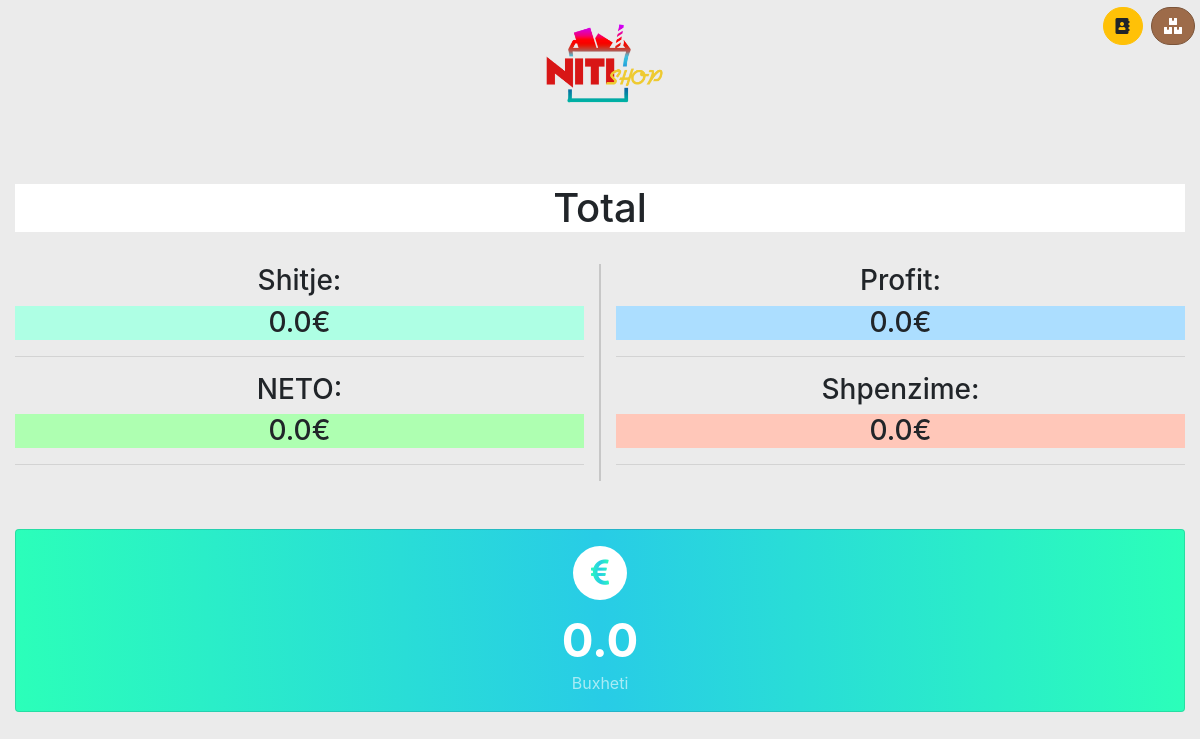
Page /budget/ on the earlier database version.
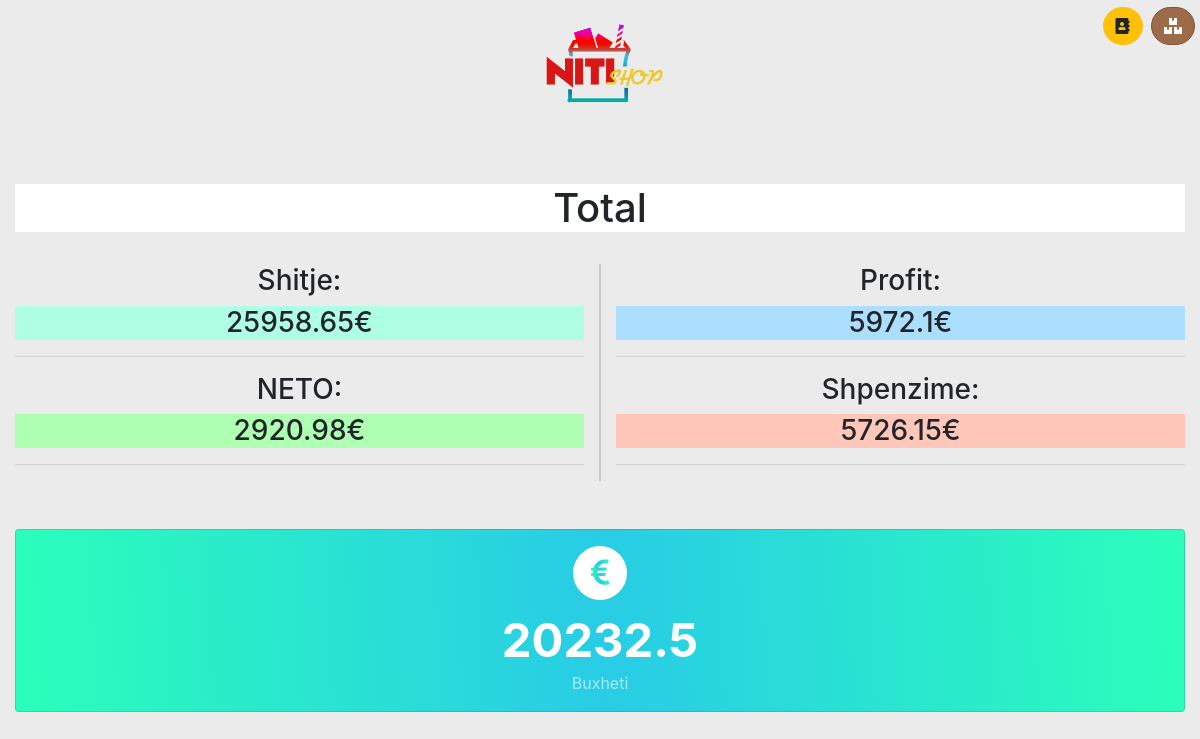
Same page on the later database version.
### nitishop/models.py (models this page shows, shortened)
class Total(models.Model):
    budget = models.FloatField(max_length=40)
    total_sale = models.FloatField(max_length=40)
    total_profit = models.FloatField(max_length=40)
    total_neto = models.FloatField(max_length=40)
    total_expense = models.FloatField(max_length=40)

### nitishop/views.py (the view)
# urls.py: path('budget/', total_page, name='total'),
def total_page(request):
    context = {}
    try:
        t = Total.objects.get(id=1)
        context = {
            'budget': t.budget,
            'sale': t.total_sale,
            'profit': t.total_profit,
            'neto': t.total_neto,
            'expense': t.total_expense,
        }
    except Total.DoesNotExist:
        t = Total()
        t.budget = 0.00
        t.total_sale = 0.00
        t.total_profit = 0.00
        t.total_neto = 0.00
        t.total_expense = 0.00
        t.save()
    return render(request, 'total.html', context)

### templates/total.html
{% extends 'base.html' %}
{% block table %}
<h1 class="text-center" style="background: #fff;">Total</h1>
    <br>
    <div class="row">
<div class="col text-center" style="border-right: 2px solid #c7c7c7">
<h3>Shitje:</h3>
    <h3 style="background: #aeffe4;">{{ sale }}&euro;</h3>
    <hr>
</div>
<div class="col text-center">
    <h3>Profit:</h3>
    <h3 style="background: #acdeff;">{{ profit }}&euro;</h3>
    <hr>
</div>
 </div>
    <div class="row">
<div class="col text-center" style="border-right: 2px solid #c7c7c7">
<h3>NETO:</h3>
    <h3 style="background: #aeffb1;">{{ neto }}&euro;</h3>
    <hr>
</div>
<div class="col text-center">
    <h3>Shpenzime:</h3>
    <h3 style="background: #ffc7b9;">{{ expense }}&euro;</h3>
    <hr>
</div>
 </div>
    <br>
    <br>
    <div class="row">
    <div class="col-md">
        <div class="card mb-3 bg-arielle-smile widget-chart text-white card-border">
            <div class="icon-wrapper rounded-circle">
                <div class="icon-wrapper-bg bg-white opacity-10"></div>
                <i class="fas fa-euro-sign lnr-cog icon-gradient bg-arielle-smile"></i></div>
    <div class="widget-numbers">{{ budget }}</div>
        <div class="widget-subheading">Buxheti</div>
</div>
    </div>
    </div>
{% endblock %}

Differences in the rows shown:
changed Total: total_sale "0.0" → "25958.65"; total_profit "0.0" → "5972.1"; total_neto "0.0" → "2920.98"; total_expense "0.0" → "5726.15"; budget "0.0" → "20232.5"
